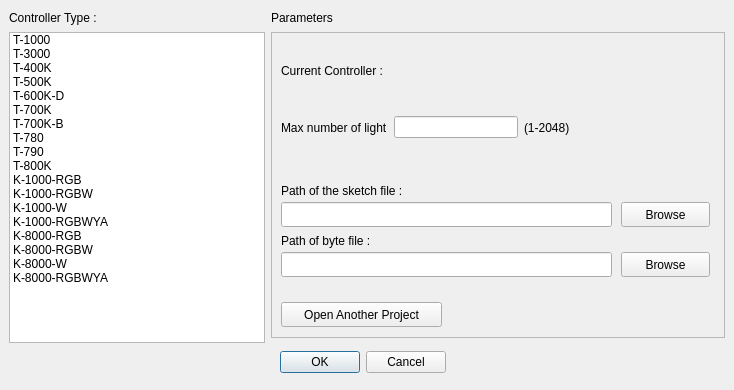
<?xml version="1.0" encoding="UTF-8"?>
<ui version="4.0">
 <class>newsketch_screen</class>
 <widget class="QDialog" name="newsketch_screen">
  <property name="geometry">
   <rect>
    <x>0</x>
    <y>0</y>
    <width>734</width>
    <height>390</height>
   </rect>
  </property>
  <property name="windowTitle">
   <string>New Sketch Settings</string>
  </property>
  <widget class="QDialogButtonBox" name="buttonBox">
   <property name="geometry">
    <rect>
     <x>280</x>
     <y>350</y>
     <width>166</width>
     <height>25</height>
    </rect>
   </property>
   <property name="orientation">
    <enum>Qt::Horizontal</enum>
   </property>
   <property name="standardButtons">
    <set>QDialogButtonBox::Cancel|QDialogButtonBox::Ok</set>
   </property>
  </widget>
  <widget class="QLabel" name="label_2">
   <property name="geometry">
    <rect>
     <x>271</x>
     <y>9</y>
     <width>79</width>
     <height>17</height>
    </rect>
   </property>
   <property name="text">
    <string>Parameters</string>
   </property>
  </widget>
  <widget class="QListWidget" name="controllerTypeList">
   <property name="geometry">
    <rect>
     <x>9</x>
     <y>32</y>
     <width>256</width>
     <height>311</height>
    </rect>
   </property>
   <item>
    <property name="text">
     <string>T-1000</string>
    </property>
   </item>
   <item>
    <property name="text">
     <string>T-3000</string>
    </property>
   </item>
   <item>
    <property name="text">
     <string>T-400K</string>
    </property>
   </item>
   <item>
    <property name="text">
     <string>T-500K</string>
    </property>
   </item>
   <item>
    <property name="text">
     <string>T-600K-D</string>
    </property>
   </item>
   <item>
    <property name="text">
     <string>T-700K</string>
    </property>
   </item>
   <item>
    <property name="text">
     <string>T-700K-B</string>
    </property>
   </item>
   <item>
    <property name="text">
     <string>T-780</string>
    </property>
   </item>
   <item>
    <property name="text">
     <string>T-790</string>
    </property>
   </item>
   <item>
    <property name="text">
     <string>T-800K</string>
    </property>
   </item>
   <item>
    <property name="text">
     <string>K-1000-RGB</string>
    </property>
   </item>
   <item>
    <property name="text">
     <string>K-1000-RGBW</string>
    </property>
   </item>
   <item>
    <property name="text">
     <string>K-1000-W</string>
    </property>
   </item>
   <item>
    <property name="text">
     <string>K-1000-RGBWYA</string>
    </property>
   </item>
   <item>
    <property name="text">
     <string>K-8000-RGB</string>
    </property>
   </item>
   <item>
    <property name="text">
     <string>K-8000-RGBW</string>
    </property>
   </item>
   <item>
    <property name="text">
     <string>K-8000-W</string>
    </property>
   </item>
   <item>
    <property name="text">
     <string>K-8000-RGBWYA</string>
    </property>
   </item>
  </widget>
  <widget class="QLabel" name="label">
   <property name="geometry">
    <rect>
     <x>9</x>
     <y>9</y>
     <width>113</width>
     <height>17</height>
    </rect>
   </property>
   <property name="text">
    <string>Controller Type :</string>
   </property>
  </widget>
  <widget class="QFrame" name="frame">
   <property name="geometry">
    <rect>
     <x>271</x>
     <y>32</y>
     <width>454</width>
     <height>306</height>
    </rect>
   </property>
   <property name="frameShape">
    <enum>QFrame::StyledPanel</enum>
   </property>
   <property name="frameShadow">
    <enum>QFrame::Raised</enum>
   </property>
   <widget class="QLabel" name="currentControllerLabel">
    <property name="geometry">
     <rect>
      <x>10</x>
      <y>30</y>
      <width>391</width>
      <height>17</height>
     </rect>
    </property>
    <property name="text">
     <string>Current Controller :</string>
    </property>
   </widget>
   <widget class="QWidget" name="horizontalLayoutWidget">
    <property name="geometry">
     <rect>
      <x>10</x>
      <y>80</y>
      <width>289</width>
      <height>31</height>
     </rect>
    </property>
    <layout class="QHBoxLayout" name="horizontalLayout">
     <item>
      <widget class="QLabel" name="label_3">
       <property name="text">
        <string>Max number of light</string>
       </property>
      </widget>
     </item>
     <item>
      <widget class="QLineEdit" name="lightNumberlineEdit"/>
     </item>
     <item>
      <widget class="QLabel" name="label_4">
       <property name="text">
        <string>(1-2048)</string>
       </property>
      </widget>
     </item>
    </layout>
   </widget>
   <widget class="QLabel" name="label_5">
    <property name="geometry">
     <rect>
      <x>10</x>
      <y>150</y>
      <width>171</width>
      <height>17</height>
     </rect>
    </property>
    <property name="text">
     <string>Path of the sketch file :</string>
    </property>
   </widget>
   <widget class="QPushButton" name="broweButtonSketchPath">
    <property name="geometry">
     <rect>
      <x>350</x>
      <y>170</y>
      <width>89</width>
      <height>25</height>
     </rect>
    </property>
    <property name="text">
     <string>Browse</string>
    </property>
   </widget>
   <widget class="QLabel" name="label_6">
    <property name="geometry">
     <rect>
      <x>10</x>
      <y>200</y>
      <width>141</width>
      <height>17</height>
     </rect>
    </property>
    <property name="text">
     <string>Path of byte file : </string>
    </property>
   </widget>
   <widget class="QPushButton" name="browseButtonBytePath">
    <property name="geometry">
     <rect>
      <x>350</x>
      <y>220</y>
      <width>89</width>
      <height>25</height>
     </rect>
    </property>
    <property name="text">
     <string>Browse</string>
    </property>
   </widget>
   <widget class="QLineEdit" name="sketchPathInput">
    <property name="geometry">
     <rect>
      <x>10</x>
      <y>170</y>
      <width>331</width>
      <height>25</height>
     </rect>
    </property>
   </widget>
   <widget class="QLineEdit" name="bytePathInput">
    <property name="geometry">
     <rect>
      <x>10</x>
      <y>220</y>
      <width>331</width>
      <height>25</height>
     </rect>
    </property>
   </widget>
   <widget class="QPushButton" name="openSketchpushButton">
    <property name="geometry">
     <rect>
      <x>10</x>
      <y>270</y>
      <width>161</width>
      <height>25</height>
     </rect>
    </property>
    <property name="text">
     <string>Open Another Project</string>
    </property>
   </widget>
  </widget>
 </widget>
 <resources/>
 <connections>
  <connection>
   <sender>buttonBox</sender>
   <signal>accepted()</signal>
   <receiver>newsketch_screen</receiver>
   <slot>accept()</slot>
   <hints>
    <hint type="sourcelabel">
     <x>248</x>
     <y>254</y>
    </hint>
    <hint type="destinationlabel">
     <x>157</x>
     <y>274</y>
    </hint>
   </hints>
  </connection>
  <connection>
   <sender>buttonBox</sender>
   <signal>rejected()</signal>
   <receiver>newsketch_screen</receiver>
   <slot>reject()</slot>
   <hints>
    <hint type="sourcelabel">
     <x>316</x>
     <y>260</y>
    </hint>
    <hint type="destinationlabel">
     <x>286</x>
     <y>274</y>
    </hint>
   </hints>
  </connection>
 </connections>
</ui>
